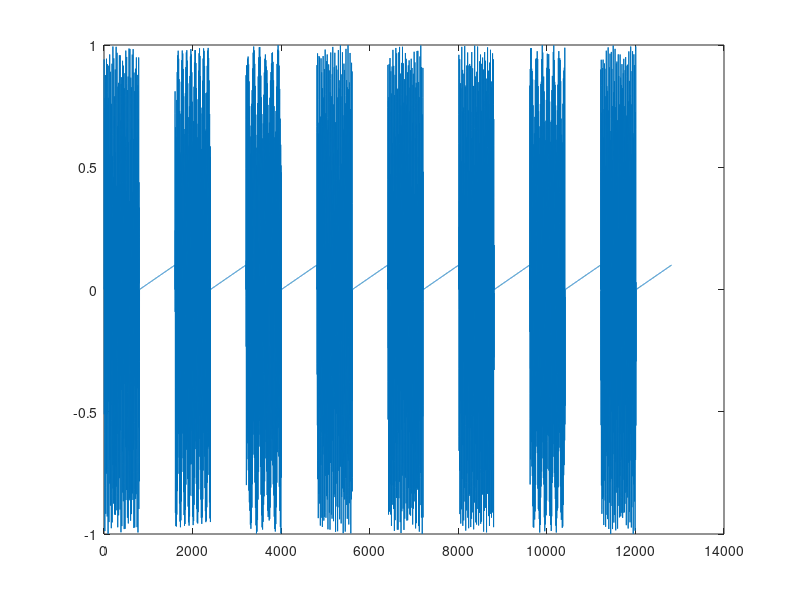

The MATLAB script that drew this image:
close all
fr = [697 770 852 941];
fc= [1209 1336 1477];
fs=8000;
Ts=1/fs;
Ton=0.1;
Toff=0.1;
t=0:Ts:Ton;
toff=0:Ts:Toff;
keys=['1','2','3','4','5','6','7','8','9','*','0','#'];
Y=[];
input='43218765';
for i=1:1:numel(input)
    idx=find(input(i)==keys);
    k=ceil(idx/3);
    j=rem(idx,3);
    if(j==0)
        j=3;
    end
    y1=sin(2*pi*fr(k)*t);
    y2=sin(2*pi*fc(j)*t);
    y_=(y1+y2)/2;
    Y=[Y y_ toff];
end
sound(Y, fs)
plot(1:length(Y), Y)
audiowrite('y.wav',Y,fs);
